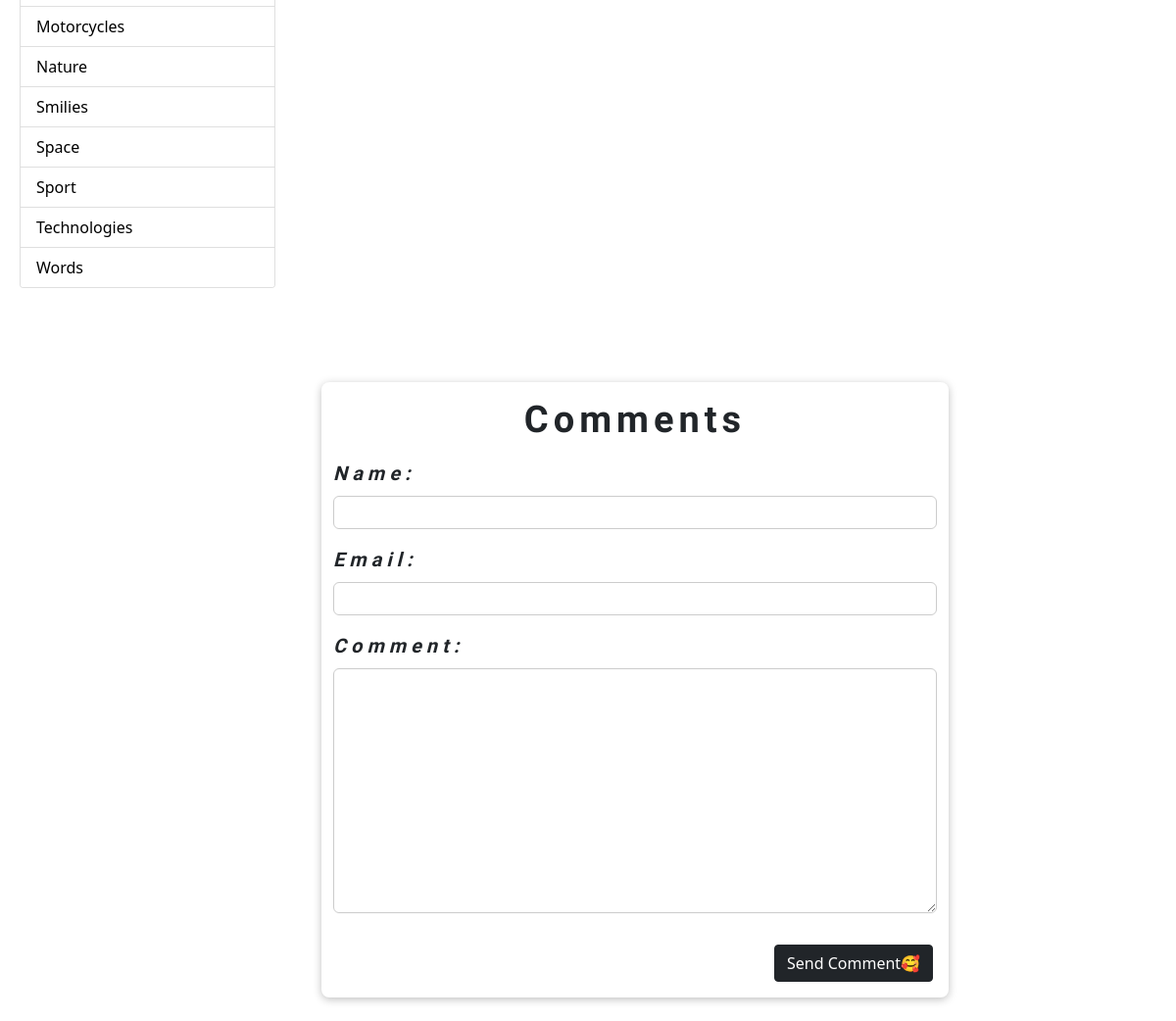
Before: /all-categories/?category=3D (lower part) with the older database file.
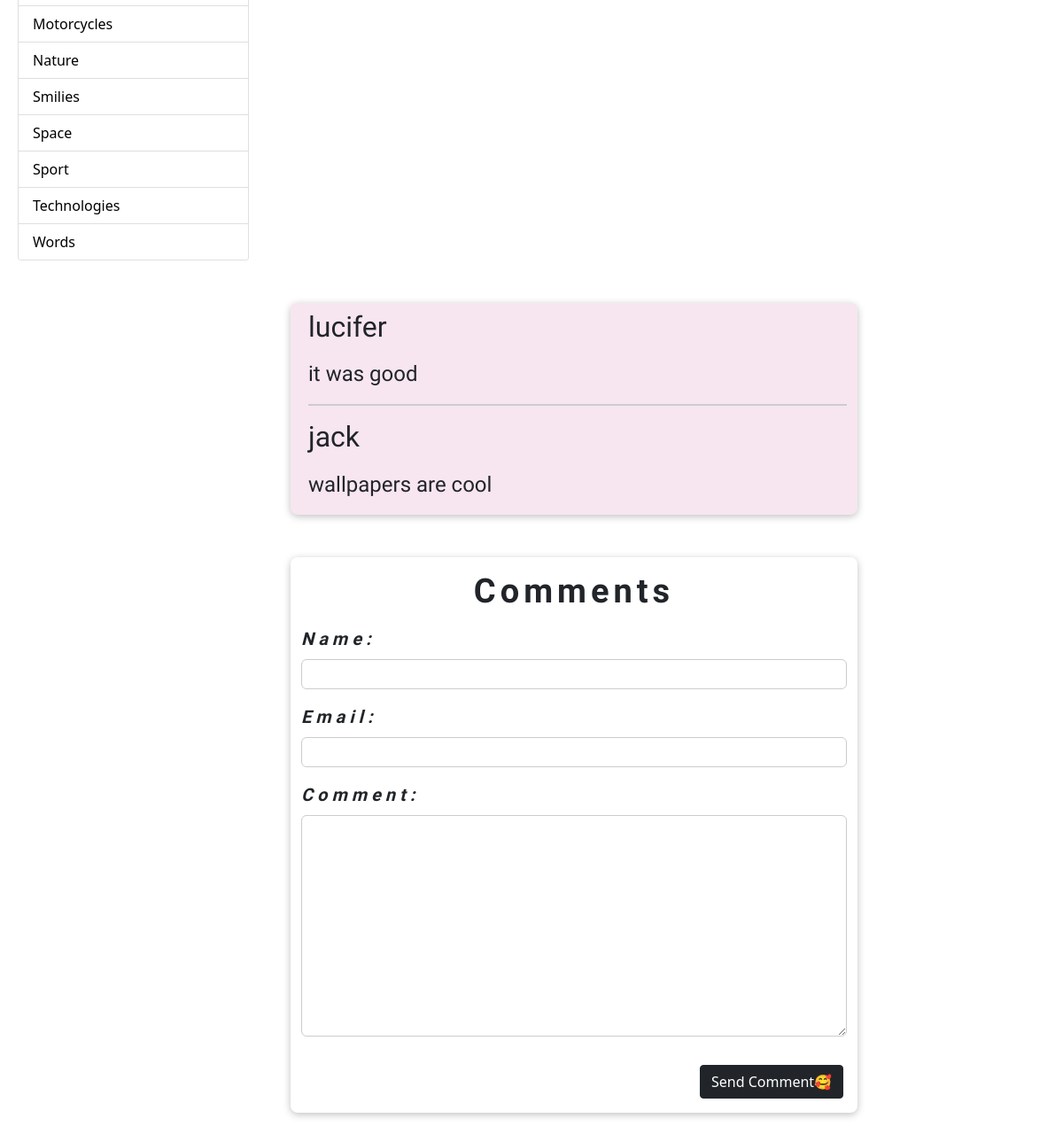
After: the same page with the newer database file.
### wallpapers/models.py (models this page shows, shortened)
class Category(models.Model):
    name = models.CharField(max_length=30, null=False)
    class Meta:
        verbose_name_plural = "Category"

class Comments(models.Model):
    user_name = models.CharField(max_length=80)
    user_email = models.EmailField()
    text = models.TextField(max_length=400)
    class Meta:
        verbose_name_plural = "Comments"

### wallpapers/views.py (the view, shortened to what this page needs)
# urls.py: path('all-categories/', views.AllCategories.as_view(), name="start_page"),
class AllCategories(View):
    def get(self, request):
        categories = Category.objects.all()
        wallpapers = Wallpapers.objects.all()
        category = request.GET.get('category')
        if category == None:
            wallpapers = Wallpapers.objects.all().order_by("-date")[1:]
        else:
            wallpapers = Wallpapers.objects.filter(
                category__name=category).order_by("-date")
        context = {"categories": categories, "wallpapers": wallpapers,
                   "comment_form": CommentForm(), "comments": Comments.objects.all().order_by("-id")}
        return render(request, "wallpapers/all_categories.html", context)

### wallpapers/forms.py
class CommentForm(forms.ModelForm):
    class Meta:
        model = Comments
        fields = ["user_name", "user_email", "text"]
        labels = {
            "user_name": "Name",
            "user_email": "Email",
            "text": "Comment"
        }

### wallpapers/templates/wallpapers/all_categories.html (shortened to what this page needs)
{% extends 'base.html' %}
{% load static %}
{% block content %}
<body class="m-2 ">
  <div class="container m-0 my-4 ">
      <div class="row ">
        <div class="col-md-3">
          <div class="card">
    <ul class="list-group list-group-flush">
      {% for category in categories %}
      <li class="list-group-item">
        <a style="text-decoration:none; color:black;" href="{% url 'start_page' %}?category={{category.name}}">{{category.name}}</a>
      </li>
      {% endfor %}
    </ul>
  </div>
  </div>
  <div class="col-md-9 ">
  </div>
</body>
<section id="comm" >
  <ul>
    {% for comment in comments %}
      <li>
        <h2>{{comment.user_name}}</h2>
        <p>{{comment.text|linebreaks}}</p>
      </li>
  {% endfor %}
  </ul>
</section>
{% include "wallpapers/includes/comment.html" %}
{% endblock content %}

Changed rows visible on the page:
added Comments: user_name "lucifer", text "it was good"
added Comments: user_name "jack", text "wallpapers are cool"
